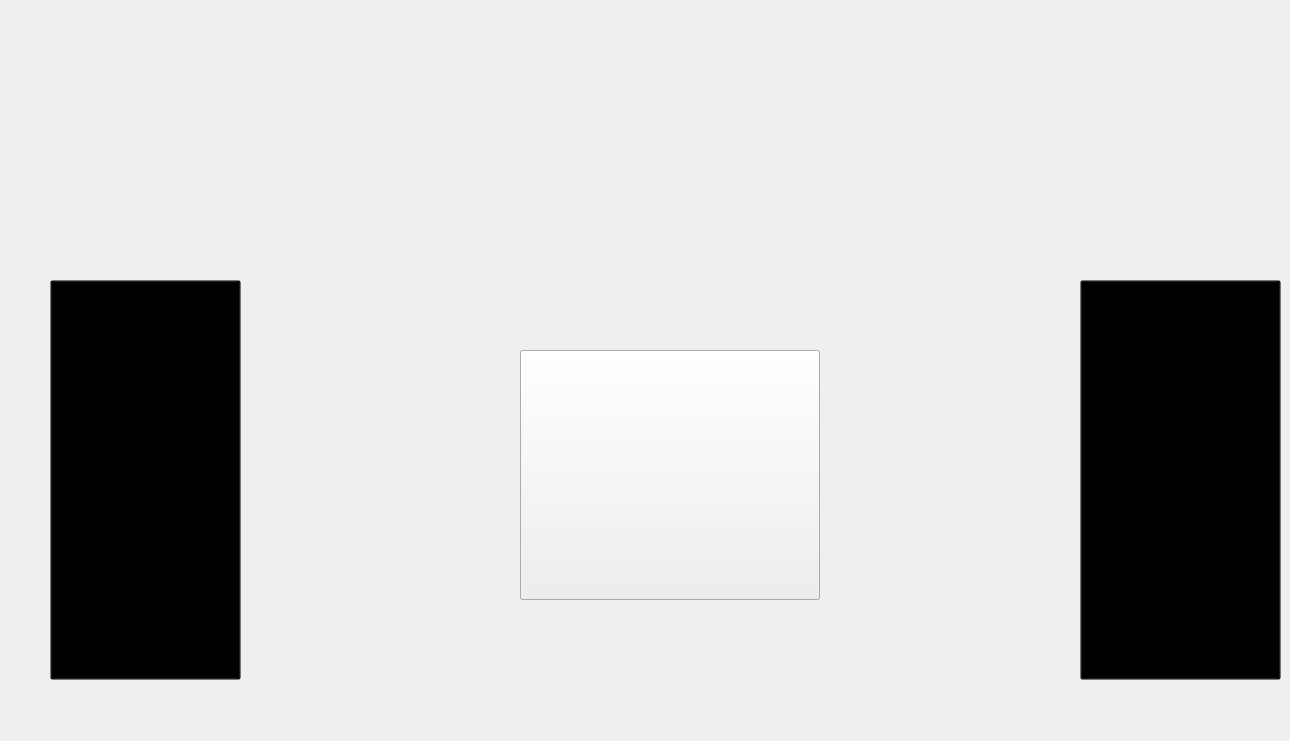
    <widget class="QWidget" name="stage_2_widget">
     <widget class="QPushButton" name="stage_5">
      <property name="geometry">
       <rect>
        <x>520</x>
        <y>350</y>
        <width>300</width>
        <height>250</height>
       </rect>
      </property>
      <property name="styleSheet">
       <string notr="true">background-image: url(C:/image/stage1.png);</string>
      </property>
      <property name="text">
       <string/>
      </property>
     </widget>
     <widget class="QPushButton" name="stage_6">
      <property name="geometry">
       <rect>
        <x>520</x>
        <y>350</y>
        <width>300</width>
        <height>250</height>
       </rect>
      </property>
      <property name="styleSheet">
       <string notr="true">background-image: url(C:/image/stage2.png);</string>
      </property>
      <property name="text">
       <string/>
      </property>
     </widget>
     <widget class="QPushButton" name="left_button_2">
      <property name="geometry">
       <rect>
        <x>50</x>
        <y>280</y>
        <width>191</width>
        <height>400</height>
       </rect>
      </property>
      <property name="palette">
       <palette>
        <active>
         <colorrole role="WindowText">
          <brush brushstyle="SolidPattern">
           <color alpha="0">
            <red>0</red>
            <green>0</green>
            <blue>0</blue>
           </color>
          </brush>
         </colorrole>
         <colorrole role="Button">
          <brush brushstyle="SolidPattern">
           <color alpha="0">
            <red>0</red>
            <green>0</green>
            <blue>0</blue>
           </color>
          </brush>
         </colorrole>
         <colorrole role="Light">
          <brush brushstyle="SolidPattern">
           <color alpha="0">
            <red>0</red>
            <green>0</green>
            <blue>0</blue>
           </color>
          </brush>
         </colorrole>
         <colorrole role="Midlight">
          <brush brushstyle="SolidPattern">
           <color alpha="0">
            <red>0</red>
            <green>0</green>
            <blue>0</blue>
           </color>
          </brush>
         </colorrole>
         <colorrole role="Dark">
          <brush brushstyle="SolidPattern">
           <color alpha="0">
            <red>0</red>
            <green>0</green>
            <blue>0</blue>
           </color>
          </brush>
         </colorrole>
         <colorrole role="Mid">
          <brush brushstyle="SolidPattern">
           <color alpha="0">
            <red>0</red>
            <green>0</green>
            <blue>0</blue>
           </color>
          </brush>
         </colorrole>
         <colorrole role="Text">
          <brush brushstyle="SolidPattern">
           <color alpha="0">
            <red>0</red>
            <green>0</green>
            <blue>0</blue>
           </color>
          </brush>
         </colorrole>
         <colorrole role="BrightText">
          <brush brushstyle="SolidPattern">
           <color alpha="0">
            <red>0</red>
            <green>0</green>
            <blue>0</blue>
           </color>
          </brush>
         </colorrole>
         <colorrole role="ButtonText">
          <brush brushstyle="SolidPattern">
           <color alpha="0">
            <red>0</red>
            <green>0</green>
            <blue>0</blue>
           </color>
          </brush>
         </colorrole>
         <colorrole role="Base">
          <brush brushstyle="SolidPattern">
           <color alpha="0">
            <red>0</red>
            <green>0</green>
            <blue>0</blue>
           </color>
          </brush>
         </colorrole>
         <colorrole role="Window">
          <brush brushstyle="SolidPattern">
           <color alpha="0">
            <red>0</red>
            <green>0</green>
            <blue>0</blue>
           </color>
          </brush>
         </colorrole>
         <colorrole role="Shadow">
          <brush brushstyle="SolidPattern">
           <color alpha="0">
            <red>0</red>
            <green>0</green>
            <blue>0</blue>
           </color>
          </brush>
         </colorrole>
         <colorrole role="Highlight">
          <brush brushstyle="SolidPattern">
           <color alpha="0">
            <red>0</red>
            <green>0</green>
            <blue>0</blue>
           </color>
          </brush>
         </colorrole>
         <colorrole role="HighlightedText">
          <brush brushstyle="SolidPattern">
           <color alpha="0">
            <red>0</red>
            <green>0</green>
            <blue>0</blue>
           </color>
          </brush>
         </colorrole>
         <colorrole role="Link">
          <brush brushstyle="SolidPattern">
           <color alpha="0">
            <red>0</red>
            <green>0</green>
            <blue>0</blue>
           </color>
          </brush>
         </colorrole>
         <colorrole role="LinkVisited">
          <brush brushstyle="SolidPattern">
           <color alpha="0">
            <red>0</red>
            <green>0</green>
            <blue>0</blue>
           </color>
          </brush>
         </colorrole>
         <colorrole role="AlternateBase">
          <brush brushstyle="SolidPattern">
           <color alpha="0">
            <red>0</red>
            <green>0</green>
            <blue>0</blue>
           </color>
          </brush>
         </colorrole>
         <colorrole role="NoRole">
          <brush brushstyle="SolidPattern">
           <color alpha="5">
            <red>0</red>
            <green>0</green>
            <blue>0</blue>
           </color>
          </brush>
         </colorrole>
         <colorrole role="ToolTipBase">
          <brush brushstyle="SolidPattern">
           <color alpha="0">
            <red>0</red>
            <green>0</green>
            <blue>0</blue>
           </color>
          </brush>
         </colorrole>
         <colorrole role="ToolTipText">
          <brush brushstyle="SolidPattern">
           <color alpha="0">
            <red>0</red>
            <green>0</green>
            <blue>0</blue>
           </color>
          </brush>
         </colorrole>
        </active>
        <inactive>
         <colorrole role="WindowText">
          <brush brushstyle="SolidPattern">
           <color alpha="0">
            <red>0</red>
            <green>0</green>
            <blue>0</blue>
           </color>
          </brush>
         </colorrole>
         <colorrole role="Button">
          <brush brushstyle="SolidPattern">
           <color alpha="0">
            <red>0</red>
            <green>0</green>
            <blue>0</blue>
           </color>
          </brush>
         </colorrole>
         <colorrole role="Light">
          <brush brushstyle="SolidPattern">
           <color alpha="0">
            <red>0</red>
            <green>0</green>
            <blue>0</blue>
           </color>
          </brush>
         </colorrole>
         <colorrole role="Midlight">
          <brush brushstyle="SolidPattern">
           <color alpha="0">
            <red>0</red>
            <green>0</green>
            <blue>0</blue>
           </color>
          </brush>
         </colorrole>
         <colorrole role="Dark">
          <brush brushstyle="SolidPattern">
           <color alpha="0">
            <red>0</red>
            <green>0</green>
            <blue>0</blue>
           </color>
          </brush>
         </colorrole>
         <colorrole role="Mid">
          <brush brushstyle="SolidPattern">
           <color alpha="0">
            <red>0</red>
            <green>0</green>
            <blue>0</blue>
           </color>
          </brush>
         </colorrole>
         <colorrole role="Text">
          <brush brushstyle="SolidPattern">
           <color alpha="0">
            <red>0</red>
            <green>0</green>
            <blue>0</blue>
           </color>
          </brush>
         </colorrole>
         <colorrole role="BrightText">
          <brush brushstyle="SolidPattern">
           <color alpha="0">
            <red>0</red>
            <green>0</green>
            <blue>0</blue>
           </color>
          </brush>
         </colorrole>
         <colorrole role="ButtonText">
          <brush brushstyle="SolidPattern">
           <color alpha="0">
            <red>0</red>
            <green>0</green>
            <blue>0</blue>
           </color>
          </brush>
         </colorrole>
         <colorrole role="Base">
          <brush brushstyle="SolidPattern">
           <color alpha="0">
            <red>0</red>
            <green>0</green>
            <blue>0</blue>
           </color>
          </brush>
         </colorrole>
         <colorrole role="Window">
          <brush brushstyle="SolidPattern">
           <color alpha="0">
            <red>0</red>
            <green>0</green>
            <blue>0</blue>
           </color>
          </brush>
         </colorrole>
         <colorrole role="Shadow">
          <brush brushstyle="SolidPattern">
           <color alpha="0">
            <red>0</red>
            <green>0</green>
            <blue>0</blue>
           </color>
          </brush>
         </colorrole>
         <colorrole role="Highlight">
          <brush brushstyle="SolidPattern">
           <color alpha="0">
            <red>0</red>
            <green>0</green>
            <blue>0</blue>
           </color>
          </brush>
         </colorrole>
         <colorrole role="HighlightedText">
          <brush brushstyle="SolidPattern">
           <color alpha="0">
            <red>0</red>
            <green>0</green>
            <blue>0</blue>
           </color>
          </brush>
         </colorrole>
         <colorrole role="Link">
          <brush brushstyle="SolidPattern">
           <color alpha="0">
            <red>0</red>
            <green>0</green>
            <blue>0</blue>
           </color>
          </brush>
         </colorrole>
         <colorrole role="LinkVisited">
          <brush brushstyle="SolidPattern">
           <color alpha="0">
            <red>0</red>
            <green>0</green>
            <blue>0</blue>
           </color>
          </brush>
         </colorrole>
         <colorrole role="AlternateBase">
          <brush brushstyle="SolidPattern">
           <color alpha="0">
            <red>0</red>
            <green>0</green>
            <blue>0</blue>
           </color>
          </brush>
         </colorrole>
         <colorrole role="NoRole">
          <brush brushstyle="SolidPattern">
           <color alpha="5">
            <red>0</red>
            <green>0</green>
            <blue>0</blue>
           </color>
          </brush>
         </colorrole>
         <colorrole role="ToolTipBase">
          <brush brushstyle="SolidPattern">
           <color alpha="0">
            <red>0</red>
            <green>0</green>
            <blue>0</blue>
           </color>
          </brush>
         </colorrole>
         <colorrole role="ToolTipText">
          <brush brushstyle="SolidPattern">
           <color alpha="0">
            <red>0</red>
            <green>0</green>
            <blue>0</blue>
           </color>
          </brush>
         </colorrole>
        </inactive>
        <disabled>
         <colorrole role="WindowText">
          <brush brushstyle="SolidPattern">
           <color alpha="0">
            <red>0</red>
            <green>0</green>
            <blue>0</blue>
           </color>
          </brush>
         </colorrole>
         <colorrole role="Button">
          <brush brushstyle="SolidPattern">
           <color alpha="0">
            <red>0</red>
            <green>0</green>
            <blue>0</blue>
           </color>
          </brush>
         </colorrole>
         <colorrole role="Light">
          <brush brushstyle="SolidPattern">
           <color alpha="0">
            <red>0</red>
            <green>0</green>
            <blue>0</blue>
           </color>
          </brush>
         </colorrole>
         <colorrole role="Midlight">
          <brush brushstyle="SolidPattern">
           <color alpha="0">
            <red>0</red>
            <green>0</green>
            <blue>0</blue>
           </color>
          </brush>
         </colorrole>
         <colorrole role="Dark">
          <brush brushstyle="SolidPattern">
           <color alpha="0">
            <red>0</red>
            <green>0</green>
            <blue>0</blue>
           </color>
          </brush>
         </colorrole>
         <colorrole role="Mid">
          <brush brushstyle="SolidPattern">
           <color alpha="0">
            <red>0</red>
            <green>0</green>
            <blue>0</blue>
           </color>
          </brush>
         </colorrole>
         <colorrole role="Text">
          <brush brushstyle="SolidPattern">
           <color alpha="0">
            <red>0</red>
            <green>0</green>
            <blue>0</blue>
           </color>
          </brush>
         </colorrole>
         <colorrole role="BrightText">
          <brush brushstyle="SolidPattern">
           <color alpha="0">
            <red>0</red>
            <green>0</green>
            <blue>0</blue>
           </color>
          </brush>
         </colorrole>
         <colorrole role="ButtonText">
          <brush brushstyle="SolidPattern">
           <color alpha="0">
            <red>0</red>
            <green>0</green>
            <blue>0</blue>
           </color>
          </brush>
         </colorrole>
         <colorrole role="Base">
          <brush brushstyle="SolidPattern">
           <color alpha="0">
            <red>0</red>
            <green>0</green>
            <blue>0</blue>
           </color>
          </brush>
         </colorrole>
         <colorrole role="Window">
          <brush brushstyle="SolidPattern">
           <color alpha="0">
            <red>0</red>
            <green>0</green>
            <blue>0</blue>
           </color>
          </brush>
         </colorrole>
         <colorrole role="Shadow">
          <brush brushstyle="SolidPattern">
           <color alpha="0">
            <red>0</red>
            <green>0</green>
            <blue>0</blue>
           </color>
          </brush>
         </colorrole>
         <colorrole role="Highlight">
          <brush brushstyle="SolidPattern">
           <color alpha="255">
            <red>0</red>
            <green>120</green>
            <blue>215</blue>
           </color>
          </brush>
         </colorrole>
         <colorrole role="HighlightedText">
          <brush brushstyle="SolidPattern">
           <color alpha="0">
            <red>0</red>
            <green>0</green>
            <blue>0</blue>
           </color>
          </brush>
         </colorrole>
         <colorrole role="Link">
          <brush brushstyle="SolidPattern">
           <color alpha="0">
            <red>0</red>
            <green>0</green>
            <blue>0</blue>
           </color>
          </brush>
         </colorrole>
         <colorrole role="LinkVisited">
          <brush brushstyle="SolidPattern">
           <color alpha="0">
            <red>0</red>
            <green>0</green>
            <blue>0</blue>
           </color>
          </brush>
         </colorrole>
         <colorrole role="AlternateBase">
          <brush brushstyle="SolidPattern">
           <color alpha="0">
            <red>0</red>
            <green>0</green>
            <blue>0</blue>
           </color>
          </brush>
         </colorrole>
         <colorrole role="NoRole">
          <brush brushstyle="SolidPattern">
           <color alpha="5">
            <red>0</red>
            <green>0</green>
            <blue>0</blue>
           </color>
          </brush>
         </colorrole>
         <colorrole role="ToolTipBase">
          <brush brushstyle="SolidPattern">
           <color alpha="0">
            <red>0</red>
            <green>0</green>
            <blue>0</blue>
           </color>
          </brush>
         </colorrole>
         <colorrole role="ToolTipText">
          <brush brushstyle="SolidPattern">
           <color alpha="0">
            <red>0</red>
            <green>0</green>
            <blue>0</blue>
           </color>
          </brush>
         </colorrole>
        </disabled>
       </palette>
      </property>
      <property name="styleSheet">
       <string notr="true">background-image: url(C:/image/leftButtonBasic.png);</string>
      </property>
      <property name="text">
       <string/>
      </property>
     </widget>
     <widget class="QPushButton" name="right_button_2">
      <property name="geometry">
       <rect>
        <x>1080</x>
        <y>280</y>
        <width>201</width>
        <height>400</height>
       </rect>
      </property>
      <property name="palette">
       <palette>
        <active>
         <colorrole role="WindowText">
          <brush brushstyle="SolidPattern">
           <color alpha="0">
            <red>0</red>
            <green>0</green>
            <blue>0</blue>
           </color>
          </brush>
         </colorrole>
         <colorrole role="Button">
          <brush brushstyle="SolidPattern">
           <color alpha="0">
            <red>0</red>
            <green>0</green>
            <blue>0</blue>
           </color>
          </brush>
         </colorrole>
         <colorrole role="Light">
          <brush brushstyle="SolidPattern">
           <color alpha="0">
            <red>0</red>
            <green>0</green>
            <blue>0</blue>
           </color>
          </brush>
         </colorrole>
         <colorrole role="Midlight">
          <brush brushstyle="SolidPattern">
           <color alpha="0">
            <red>0</red>
            <green>0</green>
            <blue>0</blue>
           </color>
          </brush>
         </colorrole>
         <colorrole role="Dark">
          <brush brushstyle="SolidPattern">
           <color alpha="0">
            <red>0</red>
            <green>0</green>
            <blue>0</blue>
           </color>
          </brush>
         </colorrole>
         <colorrole role="Mid">
          <brush brushstyle="SolidPattern">
           <color alpha="0">
            <red>0</red>
            <green>0</green>
            <blue>0</blue>
           </color>
          </brush>
         </colorrole>
         <colorrole role="Text">
          <brush brushstyle="SolidPattern">
           <color alpha="0">
            <red>0</red>
            <green>0</green>
            <blue>0</blue>
           </color>
          </brush>
         </colorrole>
         <colorrole role="BrightText">
          <brush brushstyle="SolidPattern">
           <color alpha="0">
            <red>0</red>
            <green>0</green>
            <blue>0</blue>
           </color>
          </brush>
         </colorrole>
         <colorrole role="ButtonText">
          <brush brushstyle="SolidPattern">
           <color alpha="0">
            <red>0</red>
            <green>0</green>
            <blue>0</blue>
           </color>
          </brush>
         </colorrole>
         <colorrole role="Base">
          <brush brushstyle="SolidPattern">
           <color alpha="0">
            <red>0</red>
            <green>0</green>
            <blue>0</blue>
           </color>
          </brush>
         </colorrole>
         <colorrole role="Window">
          <brush brushstyle="SolidPattern">
           <color alpha="0">
            <red>0</red>
            <green>0</green>
            <blue>0</blue>
           </color>
          </brush>
         </colorrole>
         <colorrole role="Shadow">
          <brush brushstyle="SolidPattern">
           <color alpha="0">
            <red>0</red>
            <green>0</green>
            <blue>0</blue>
           </color>
          </brush>
         </colorrole>
         <colorrole role="Highlight">
          <brush brushstyle="SolidPattern">
           <color alpha="0">
            <red>0</red>
            <green>0</green>
            <blue>0</blue>
           </color>
          </brush>
         </colorrole>
         <colorrole role="HighlightedText">
          <brush brushstyle="SolidPattern">
           <color alpha="0">
            <red>0</red>
            <green>0</green>
            <blue>0</blue>
           </color>
          </brush>
         </colorrole>
         <colorrole role="Link">
          <brush brushstyle="SolidPattern">
           <color alpha="0">
            <red>0</red>
            <green>0</green>
            <blue>0</blue>
           </color>
          </brush>
         </colorrole>
         <colorrole role="LinkVisited">
          <brush brushstyle="SolidPattern">
           <color alpha="0">
            <red>0</red>
            <green>0</green>
            <blue>0</blue>
           </color>
          </brush>
         </colorrole>
         <colorrole role="AlternateBase">
          <brush brushstyle="SolidPattern">
           <color alpha="0">
            <red>0</red>
            <green>0</green>
            <blue>0</blue>
           </color>
          </brush>
         </colorrole>
         <colorrole role="NoRole">
          <brush brushstyle="SolidPattern">
           <color alpha="0">
            <red>0</red>
            <green>0</green>
            <blue>0</blue>
           </color>
          </brush>
         </colorrole>
         <colorrole role="ToolTipBase">
          <brush brushstyle="SolidPattern">
           <color alpha="0">
            <red>0</red>
            <green>0</green>
            <blue>0</blue>
           </color>
          </brush>
         </colorrole>
         <colorrole role="ToolTipText">
          <brush brushstyle="SolidPattern">
           <color alpha="0">
            <red>0</red>
            <green>0</green>
            <blue>0</blue>
           </color>
          </brush>
         </colorrole>
        </active>
        <inactive>
         <colorrole role="WindowText">
          <brush brushstyle="SolidPattern">
           <color alpha="0">
            <red>0</red>
            <green>0</green>
            <blue>0</blue>
           </color>
          </brush>
         </colorrole>
         <colorrole role="Button">
          <brush brushstyle="SolidPattern">
           <color alpha="0">
            <red>0</red>
            <green>0</green>
            <blue>0</blue>
           </color>
          </brush>
         </colorrole>
         <colorrole role="Light">
          <brush brushstyle="SolidPattern">
           <color alpha="0">
            <red>0</red>
            <green>0</green>
            <blue>0</blue>
           </color>
          </brush>
         </colorrole>
         <colorrole role="Midlight">
          <brush brushstyle="SolidPattern">
           <color alpha="0">
            <red>0</red>
            <green>0</green>
            <blue>0</blue>
           </color>
          </brush>
         </colorrole>
         <colorrole role="Dark">
          <brush brushstyle="SolidPattern">
           <color alpha="0">
            <red>0</red>
            <green>0</green>
            <blue>0</blue>
           </color>
          </brush>
         </colorrole>
         <colorrole role="Mid">
          <brush brushstyle="SolidPattern">
           <color alpha="0">
            <red>0</red>
            <green>0</green>
            <blue>0</blue>
           </color>
          </brush>
         </colorrole>
         <colorrole role="Text">
          <brush brushstyle="SolidPattern">
           <color alpha="0">
            <red>0</red>
            <green>0</green>
            <blue>0</blue>
           </color>
          </brush>
         </colorrole>
         <colorrole role="BrightText">
          <brush brushstyle="SolidPattern">
           <color alpha="0">
            <red>0</red>
            <green>0</green>
            <blue>0</blue>
           </color>
          </brush>
         </colorrole>
         <colorrole role="ButtonText">
          <brush brushstyle="SolidPattern">
           <color alpha="0">
            <red>0</red>
            <green>0</green>
            <blue>0</blue>
           </color>
          </brush>
         </colorrole>
         <colorrole role="Base">
          <brush brushstyle="SolidPattern">
           <color alpha="0">
            <red>0</red>
            <green>0</green>
            <blue>0</blue>
           </color>
          </brush>
         </colorrole>
         <colorrole role="Window">
          <brush brushstyle="SolidPattern">
           <color alpha="0">
            <red>0</red>
            <green>0</green>
            <blue>0</blue>
           </color>
          </brush>
         </colorrole>
         <colorrole role="Shadow">
          <brush brushstyle="SolidPattern">
           <color alpha="0">
            <red>0</red>
            <green>0</green>
            <blue>0</blue>
           </color>
          </brush>
         </colorrole>
         <colorrole role="Highlight">
          <brush brushstyle="SolidPattern">
           <color alpha="0">
            <red>0</red>
            <green>0</green>
            <blue>0</blue>
           </color>
          </brush>
         </colorrole>
         <colorrole role="HighlightedText">
          <brush brushstyle="SolidPattern">
           <color alpha="0">
            <red>0</red>
            <green>0</green>
            <blue>0</blue>
           </color>
          </brush>
         </colorrole>
         <colorrole role="Link">
          <brush brushstyle="SolidPattern">
           <color alpha="0">
            <red>0</red>
            <green>0</green>
            <blue>0</blue>
           </color>
          </brush>
         </colorrole>
         <colorrole role="LinkVisited">
          <brush brushstyle="SolidPattern">
           <color alpha="0">
            <red>0</red>
            <green>0</green>
            <blue>0</blue>
           </color>
          </brush>
         </colorrole>
         <colorrole role="AlternateBase">
          <brush brushstyle="SolidPattern">
           <color alpha="0">
            <red>0</red>
            <green>0</green>
            <blue>0</blue>
           </color>
          </brush>
         </colorrole>
         <colorrole role="NoRole">
          <brush brushstyle="SolidPattern">
           <color alpha="0">
            <red>0</red>
            <green>0</green>
            <blue>0</blue>
           </color>
          </brush>
         </colorrole>
         <colorrole role="ToolTipBase">
          <brush brushstyle="SolidPattern">
           <color alpha="0">
            <red>0</red>
            <green>0</green>
            <blue>0</blue>
           </color>
          </brush>
         </colorrole>
         <colorrole role="ToolTipText">
          <brush brushstyle="SolidPattern">
           <color alpha="0">
            <red>0</red>
            <green>0</green>
            <blue>0</blue>
           </color>
          </brush>
         </colorrole>
        </inactive>
        <disabled>
         <colorrole role="WindowText">
          <brush brushstyle="SolidPattern">
           <color alpha="0">
            <red>0</red>
            <green>0</green>
            <blue>0</blue>
           </color>
          </brush>
         </colorrole>
         <colorrole role="Button">
          <brush brushstyle="SolidPattern">
           <color alpha="0">
            <red>0</red>
            <green>0</green>
            <blue>0</blue>
           </color>
          </brush>
         </colorrole>
         <colorrole role="Light">
          <brush brushstyle="SolidPattern">
           <color alpha="0">
            <red>0</red>
            <green>0</green>
            <blue>0</blue>
           </color>
          </brush>
         </colorrole>
         <colorrole role="Midlight">
          <brush brushstyle="SolidPattern">
           <color alpha="0">
            <red>0</red>
            <green>0</green>
            <blue>0</blue>
           </color>
          </brush>
         </colorrole>
         <colorrole role="Dark">
          <brush brushstyle="SolidPattern">
           <color alpha="0">
            <red>0</red>
            <green>0</green>
            <blue>0</blue>
           </color>
          </brush>
         </colorrole>
         <colorrole role="Mid">
          <brush brushstyle="SolidPattern">
           <color alpha="0">
            <red>0</red>
            <green>0</green>
            <blue>0</blue>
           </color>
          </brush>
         </colorrole>
         <colorrole role="Text">
          <brush brushstyle="SolidPattern">
           <color alpha="0">
            <red>0</red>
            <green>0</green>
            <blue>0</blue>
           </color>
          </brush>
         </colorrole>
         <colorrole role="BrightText">
          <brush brushstyle="SolidPattern">
           <color alpha="0">
            <red>0</red>
            <green>0</green>
            <blue>0</blue>
           </color>
          </brush>
         </colorrole>
         <colorrole role="ButtonText">
          <brush brushstyle="SolidPattern">
           <color alpha="0">
            <red>0</red>
            <green>0</green>
            <blue>0</blue>
           </color>
          </brush>
         </colorrole>
         <colorrole role="Base">
          <brush brushstyle="SolidPattern">
           <color alpha="0">
            <red>0</red>
            <green>0</green>
            <blue>0</blue>
           </color>
          </brush>
         </colorrole>
         <colorrole role="Window">
          <brush brushstyle="SolidPattern">
           <color alpha="0">
            <red>0</red>
            <green>0</green>
            <blue>0</blue>
           </color>
          </brush>
         </colorrole>
         <colorrole role="Shadow">
          <brush brushstyle="SolidPattern">
           <color alpha="0">
            <red>0</red>
            <green>0</green>
            <blue>0</blue>
           </color>
          </brush>
         </colorrole>
         <colorrole role="Highlight">
          <brush brushstyle="SolidPattern">
           <color alpha="255">
            <red>0</red>
            <green>120</green>
            <blue>215</blue>
           </color>
          </brush>
         </colorrole>
         <colorrole role="HighlightedText">
          <brush brushstyle="SolidPattern">
           <color alpha="0">
            <red>0</red>
            <green>0</green>
            <blue>0</blue>
           </color>
          </brush>
         </colorrole>
         <colorrole role="Link">
          <brush brushstyle="SolidPattern">
           <color alpha="0">
            <red>0</red>
            <green>0</green>
            <blue>0</blue>
           </color>
          </brush>
         </colorrole>
         <colorrole role="LinkVisited">
          <brush brushstyle="SolidPattern">
           <color alpha="0">
            <red>0</red>
            <green>0</green>
            <blue>0</blue>
           </color>
          </brush>
         </colorrole>
         <colorrole role="AlternateBase">
          <brush brushstyle="SolidPattern">
           <color alpha="0">
            <red>0</red>
            <green>0</green>
            <blue>0</blue>
           </color>
          </brush>
         </colorrole>
         <colorrole role="NoRole">
          <brush brushstyle="SolidPattern">
           <color alpha="0">
            <red>0</red>
            <green>0</green>
            <blue>0</blue>
           </color>
          </brush>
         </colorrole>
         <colorrole role="ToolTipBase">
          <brush brushstyle="SolidPattern">
           <color alpha="0">
            <red>0</red>
            <green>0</green>
            <blue>0</blue>
           </color>
          </brush>
         </colorrole>
         <colorrole role="ToolTipText">
          <brush brushstyle="SolidPattern">
           <color alpha="0">
            <red>0</red>
            <green>0</green>
            <blue>0</blue>
           </color>
          </brush>
         </colorrole>
        </disabled>
       </palette>
      </property>
      <property name="styleSheet">
       <string notr="true">background-image: url(C:/image/rightButtonBasic.png);</string>
      </property>
      <property name="text">
       <string/>
      </property>
     </widget>
     <widget class="QLabel" name="camera_7">
      <property name="geometry">
       <rect>
        <x>0</x>
        <y>12</y>
        <width>1280</width>
        <height>720</height>
       </rect>
      </property>
      <property name="text">
       <string/>
      </property>
     </widget>
     <zorder>camera_7</zorder>
     <zorder>stage_6</zorder>
     <zorder>left_button_2</zorder>
     <zorder>right_button_2</zorder>
     <zorder>stage_5</zorder>
    </widget>
